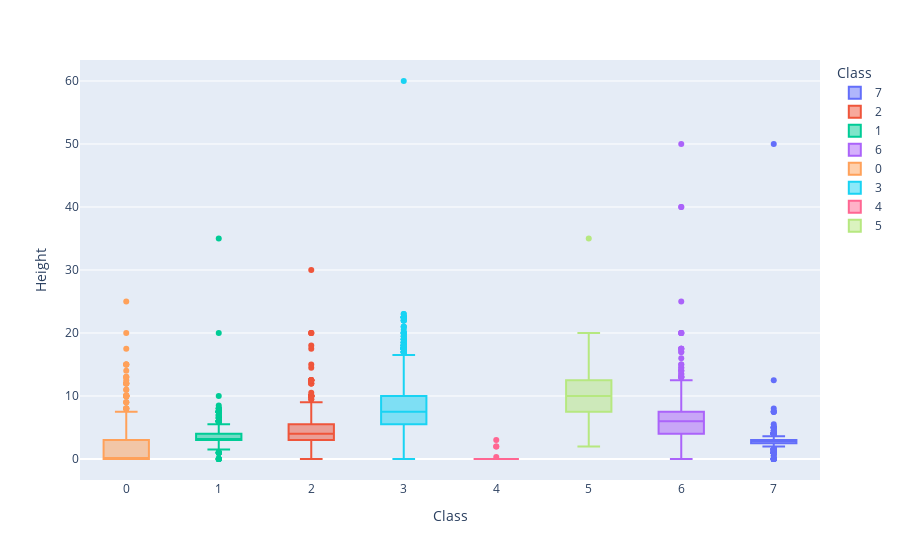

Notebook source saved alongside this figure:
### Code cell
px.box(train,x='Class',y='Height',color='Class')

### Figure 1 — Plotly figure (JSON) as saved in the notebook; plotly's stock layout.template omitted (floating-point values rounded to 4 significant figures; data arrays with more than 128 entries replaced by an {"elided": "..."} marker saying what was removed)
{"data": [{"alignmentgroup": "True", "hovertemplate": "Class=%{x}<br>Height=%{y}<extra></extra>", "legendgroup": "7", "marker": {"color": "#636efa"}, "name": "7", "notched": false, "offsetgroup": "7", "orientation": "v", "showlegend": true, "type": "box", "x": {"elided": "1092 str values"}, "x0": " ", "xaxis": "x", "y": {"elided": "1092 float values"}, "y0": " ", "yaxis": "y"}, {"alignmentgroup": "True", "hovertemplate": "Class=%{x}<br>Height=%{y}<extra></extra>", "legendgroup": "2", "marker": {"color": "#EF553B"}, "name": "2", "notched": false, "offsetgroup": "2", "orientation": "v", "showlegend": true, "type": "box", "x": {"elided": "2473 str values"}, "x0": " ", "xaxis": "x", "y": {"elided": "2473 float values"}, "y0": " ", "yaxis": "y"}, {"alignmentgroup": "True", "hovertemplate": "Class=%{x}<br>Height=%{y}<extra></extra>", "legendgroup": "1", "marker": {"color": "#00cc96"}, "name": "1", "notched": false, "offsetgroup": "1", "orientation": "v", "showlegend": true, "type": "box", "x": {"elided": "1112 str values"}, "x0": " ", "xaxis": "x", "y": {"elided": "1112 float values"}, "y0": " ", "yaxis": "y"}, {"alignmentgroup": "True", "hovertemplate": "Class=%{x}<br>Height=%{y}<extra></extra>", "legendgroup": "6", "marker": {"color": "#ab63fa"}, "name": "6", "notched": false, "offsetgroup": "6", "orientation": "v", "showlegend": true, "type": "box", "x": {"elided": "3425 str values"}, "x0": " ", "xaxis": "x", "y": {"elided": "3425 float values"}, "y0": " ", "yaxis": "y"}, {"alignmentgroup": "True", "hovertemplate": "Class=%{x}<br>Height=%{y}<extra></extra>", "legendgroup": "0", "marker": {"color": "#FFA15A"}, "name": "0", "notched": false, "offsetgroup": "0", "orientation": "v", "showlegend": true, "type": "box", "x": {"elided": "710 str values"}, "x0": " ", "xaxis": "x", "y": {"elided": "710 float values"}, "y0": " ", "yaxis": "y"}, {"alignmentgroup": "True", "hovertemplate": "Class=%{x}<br>Height=%{y}<extra></extra>", "legendgroup": "3", "marker": {"color": "#19d3f3"}, "name": "3", "notched": false, "offsetgroup": "3", "orientation": "v", "showlegend": true, "type": "box", "x": {"elided": "3730 str values"}, "x0": " ", "xaxis": "x", "y": {"elided": "3730 float values"}, "y0": " ", "yaxis": "y"}, {"alignmentgroup": "True", "hovertemplate": "Class=%{x}<br>Height=%{y}<extra></extra>", "legendgroup": "4", "marker": {"color": "#FF6692"}, "name": "4", "notched": false, "offsetgroup": "4", "orientation": "v", "showlegend": true, "type": "box", "x": ["4", "4", "4", "4", "4", "4", "4", "4", "4", "4", "4", "4", "4", "4", "4", "4", "4", "4", "4", "4", "4", "4", "4", "4", "4", "4", "4", "4", "4", "4", "4", "4", "4", "4", "4", "4", "4", "4", "4", "4", "4", "4", "4", "4", "4", "4", "4", "4", "4", "4", "4", "4", "4", "4"], "x0": " ", "xaxis": "x", "y": [0, 0, 0, 0, 0, 0, 0, 0, 0, 0, 0, 0, 0, 0, 0, 0, 0, 0, 0, 0, 0, 0, 0, 0, 0, 0, 0, 0, 0, 0, 0, 0, 0, 0, 0, 0, 0, 0, 0, 0.3, 0, 3, 2, 0, 0, 0, 0, 0, 0, 0, 0, 2, 0, 0], "y0": " ", "yaxis": "y"}, {"alignmentgroup": "True", "hovertemplate": "Class=%{x}<br>Height=%{y}<extra></extra>", "legendgroup": "5", "marker": {"color": "#B6E880"}, "name": "5", "notched": false, "offsetgroup": "5", "orientation": "v", "showlegend": true, "type": "box", "x": ["5", "5", "5", "5", "5", "5", "5", "5", "5", "5", "5", "5", "5", "5", "5", "5", "5", "5", "5", "5", "5", "5", "5", "5", "5", "5", "5", "5", "5", "5", "5", "5", "5", "5", "5", "5", "5", "5", "5", "5", "5", "5", "5", "5", "5", "5", "5", "5", "5", "5", "5", "5", "5", "5", "5", "5", "5", "5", "5", "5", "5", "5", "5", "5", "5", "5", "5", "5", "5", "5"], "x0": " ", "xaxis": "x", "y": [3, 7, 7.5, 7.5, 4.5, 12.5, 6, 12.5, 12.5, 17, 12.5, 17.5, 12.5, 10, 7.5, 3, 7.5, 6.5, 7.5, 10, 12.5, 12.5, 14, 12.5, 12.5, 6.4, 12, 8, 3, 17.5, 8, 12.5, 7, 12.5, 14, 8.5, 2, 7.5, 8, 35, 12.5, 12.5, 7.5, 12.5, 12.5, 7.5, 18.5, 17.5, 11, 8, 7.5, 17.5, 12.5, 7.5, 9, 7.5, 7.5, 7.5, 3, 10, 15, 12.5, 3, 9, 5, 12.5, 7.5, 20, 12.5, 15], "y0": " ", "yaxis": "y"}], "layout": {"boxmode": "overlay", "legend": {"title": {"text": "Class"}, "tracegroupgap": 0}, "margin": {"t": 60}, "xaxis": {"anchor": "y", "categoryarray": ["7", "2", "1", "6", "0", "3", "4", "5"], "categoryorder": "array", "domain": [0, 1], "title": {"text": "Class"}}, "yaxis": {"anchor": "x", "domain": [0, 1], "title": {"text": "Height"}}}}
